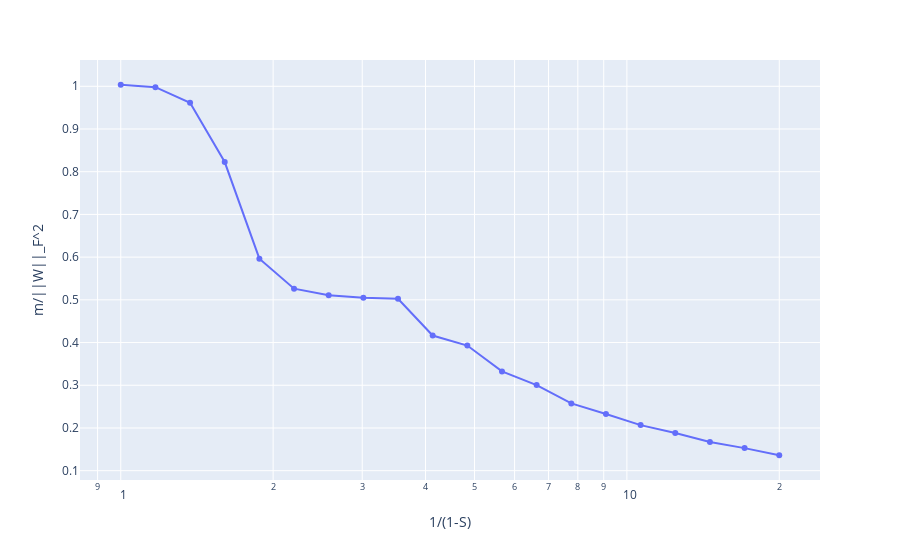

The code cell stored with this chart in its notebook:
### Code cell
fig = px.line(
    x=1/model.feature_probability[:, 0].cpu(),
    y=(model.config.n_hidden/(torch.linalg.matrix_norm(model.W.detach(), 'fro')**2)).cpu(),
    log_x=True,
    markers=True,
)
fig.update_xaxes(title="1/(1-S)")
fig.update_yaxes(title=f"m/||W||_F^2")

### Figure 1 — Plotly figure (JSON) as saved in the notebook; plotly's stock layout.template omitted (floating-point values rounded to 4 significant figures)
{"data": [{"hovertemplate": "x=%{x}<br>y=%{y}<extra></extra>", "legendgroup": "", "line": {"color": "#636efa", "dash": "solid"}, "marker": {"symbol": "circle"}, "mode": "lines+markers", "name": "", "orientation": "v", "showlegend": false, "type": "scatter", "x": [1.0, 1.171, 1.371, 1.605, 1.879, 2.2, 2.575, 3.015, 3.53, 4.133, 4.839, 5.665, 6.633, 7.766, 9.092, 10.64, 12.46, 14.59, 17.08, 20.0], "xaxis": "x", "y": [1.004, 0.9979, 0.9612, 0.8226, 0.5964, 0.5262, 0.5107, 0.5048, 0.5027, 0.4164, 0.393, 0.3325, 0.3005, 0.2576, 0.2329, 0.2067, 0.1881, 0.167, 0.1528, 0.1361], "yaxis": "y"}], "layout": {"legend": {"tracegroupgap": 0}, "margin": {"t": 60}, "xaxis": {"anchor": "y", "domain": [0, 1], "title": {"text": "1/(1-S)"}, "type": "log"}, "yaxis": {"anchor": "x", "domain": [0, 1], "title": {"text": "m/||W||_F^2"}}}}
